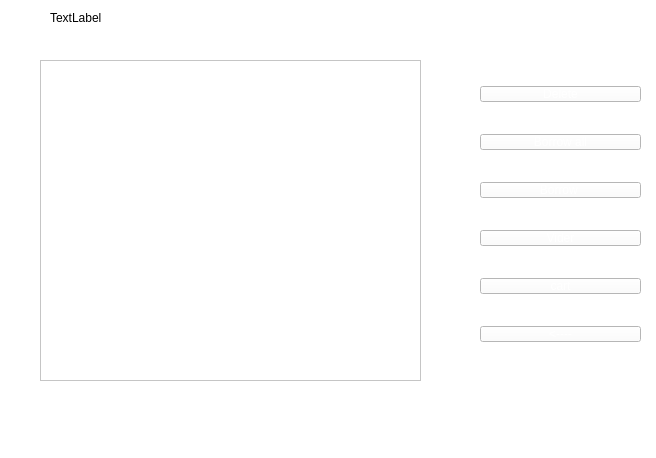
<?xml version="1.0" encoding="UTF-8"?>
<ui version="4.0">
 <class>Cart</class>
 <widget class="QWidget" name="Cart">
  <property name="geometry">
   <rect>
    <x>0</x>
    <y>0</y>
    <width>656</width>
    <height>458</height>
   </rect>
  </property>
  <property name="windowTitle">
   <string>Form</string>
  </property>
  <property name="styleSheet">
   <string notr="true">background:white;</string>
  </property>
  <widget class="QTableView" name="tableView">
   <property name="geometry">
    <rect>
     <x>40</x>
     <y>60</y>
     <width>381</width>
     <height>321</height>
    </rect>
   </property>
  </widget>
  <widget class="QLabel" name="welcomeLabel">
   <property name="geometry">
    <rect>
     <x>50</x>
     <y>10</y>
     <width>381</width>
     <height>16</height>
    </rect>
   </property>
   <property name="text">
    <string>TextLabel</string>
   </property>
  </widget>
  <widget class="QWidget" name="verticalLayoutWidget">
   <property name="geometry">
    <rect>
     <x>480</x>
     <y>60</y>
     <width>161</width>
     <height>311</height>
    </rect>
   </property>
   <layout class="QVBoxLayout" name="verticalLayout">
    <item>
     <widget class="QPushButton" name="btnRemoveSelected">
      <property name="styleSheet">
       <string notr="true">QPushButton{
font: 63 14pt &quot;georgia&quot;;
color: white;
padding : 0 8px;

}
QPushButton:hover:!pressed
{
background:#FFD700;
border-radius:5px;
}</string>
      </property>
      <property name="text">
       <string>Delete</string>
      </property>
     </widget>
    </item>
    <item>
     <widget class="QPushButton" name="btnBorrowAll">
      <property name="styleSheet">
       <string notr="true">QPushButton{
font: 63 14pt &quot;georgia&quot;;
color: white;
padding : 0 8px;

}
QPushButton:hover:!pressed
{
background:#FFD700;
border-radius:5px;
}</string>
      </property>
      <property name="text">
       <string>Borrow all</string>
      </property>
     </widget>
    </item>
    <item>
     <widget class="QPushButton" name="borrowButton">
      <property name="styleSheet">
       <string notr="true">QPushButton{
font: 63 14pt &quot;georgia&quot;;
color: white;
padding : 0 8px;

}
QPushButton:hover:!pressed
{
background:#FFD700;
border-radius:5px;
}</string>
      </property>
      <property name="text">
       <string>Borrow </string>
      </property>
     </widget>
    </item>
    <item>
     <widget class="QPushButton" name="btnClearCart">
      <property name="styleSheet">
       <string notr="true">QPushButton{
font: 63 14pt &quot;georgia&quot;;
color: white;
padding : 0 8px;

}
QPushButton:hover:!pressed
{
background:#FFD700;
border-radius:5px;
}</string>
      </property>
      <property name="text">
       <string>Vider</string>
      </property>
     </widget>
    </item>
    <item>
     <widget class="QPushButton" name="voirMonPanierButton">
      <property name="styleSheet">
       <string notr="true">QPushButton{
font: 63 14pt &quot;georgia&quot;;
color: white;
padding : 0 8px;

}
QPushButton:hover:!pressed
{
background:#FFD700;
border-radius:5px;
}</string>
      </property>
      <property name="text">
       <string>cart</string>
      </property>
     </widget>
    </item>
    <item>
     <widget class="QPushButton" name="btnRetour">
      <property name="styleSheet">
       <string notr="true">QPushButton{
font: 63 14pt &quot;georgia&quot;;
color: white;
padding : 0 8px;

}
QPushButton:hover:!pressed
{
background:#FFD700;
border-radius:5px;
}</string>
      </property>
      <property name="text">
       <string>&lt;----</string>
      </property>
     </widget>
    </item>
   </layout>
  </widget>
 </widget>
 <resources/>
 <connections/>
</ui>
